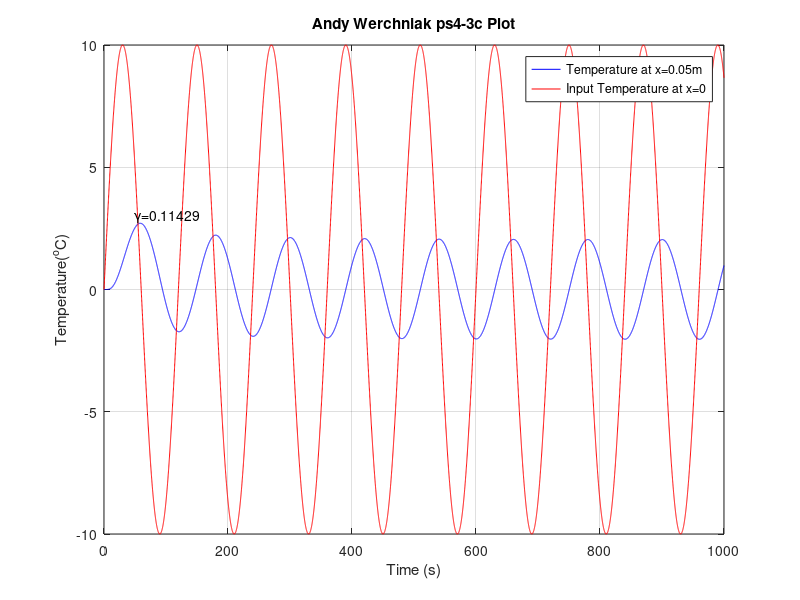
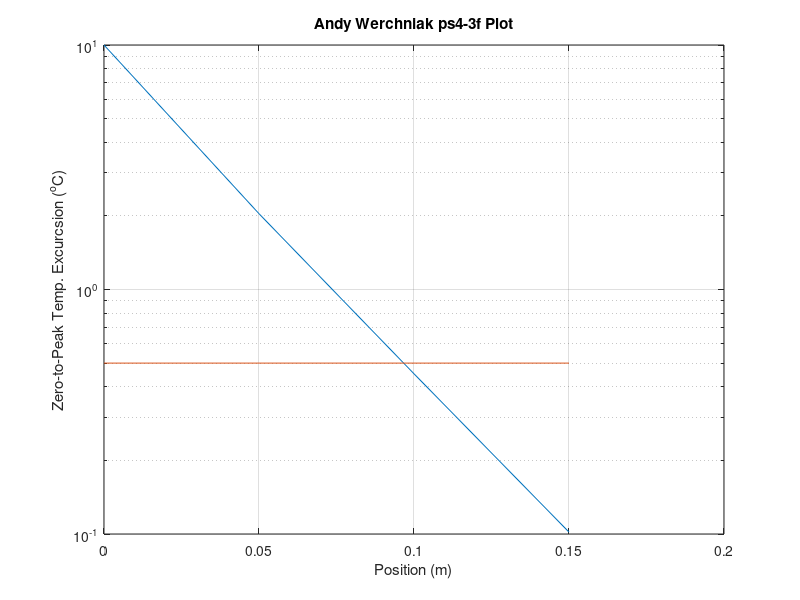

Write the MATLAB code that produced these figures, in order.
clear;

%given
period = 120;
k = 100;
rho = 5000;
cp = 700;
L = 0.22;

%vectors and factors
dx=0.005;
x=0:dx:L;
dt=0.1;
t = 0:dt:1000;
D = k/(rho*cp);
gamma = D*dt/dx^2;
m=length(x);

%Create A Matrix (see page 70)
v1 = ones(1,m-1);
M1 = diag(v1,-1);
v2 = ones(1,m-1);
M2 = diag(v2,1);
v3 = -2*ones(1,m);
M3 = diag(v3);
A=M1+M2+M3;
A(1,1)=-3;
A(m,m)=-3;

%IC's are zero (T(x,0) = 0)
T(:,1) = zeros(m,1);

%BC's
w = 2*pi/period;
To=10;
T0 = To*sin(w*t);
Tl = zeros(1,length(t));
U = zeros(m,length(t));
U(1,:) = 2*T0;
U(m,:) = 2*Tl;

%Euler's
for i=2:length(t)
    T(:,i) = T(:,i-1)+gamma*A*T(:,i-1)+gamma*U(:,i-1);
end

%x(11) = 0.05 (5cm), because x goes from 0-0.22 in increments of 0.005
plot(t,T(11,:), 'b');
hold on;
plot(t,T0, 'r');
ylabel('Temperature(^oC)');
xlabel('Time (s)');
title('Andy Werchniak ps4-3c Plot');
grid on;
legend('Temperature at x=0.05m', 'Input Temperature at x=0');
text(50,3,['\gamma=' num2str(gamma)]);

%3f
ecks = [0, 0.05, 0.1, 0.15];
why = [10, 2.0419, 0.4521, 0.1018];
figure;
semilogy(ecks, why);
xlabel('Position (m)');
ylabel('Zero-to-Peak Temp. Excurcsion (^oC)');
title('Andy Werchniak ps4-3f Plot');
grid on;
hold on;
semilogy(0:0.01:0.15,0.05*10*ones(1,length([0:0.01:0.15])));
%semilogy(0:0.01:0.15, 10*exp(-31*[0:0.01:0.15]), ':r');

%3g
%peak of x=0.05 occurs at t=900.5s (found using paintbrush tool)
%peak of adjacent input occurs at t=869.0s (found using paintbrush tool)
%phase shift is a lag of 31.5s
%radians = 2pi/seconds = 0.1995radian
%degrees = 180/pi*radians = 11.43degrees